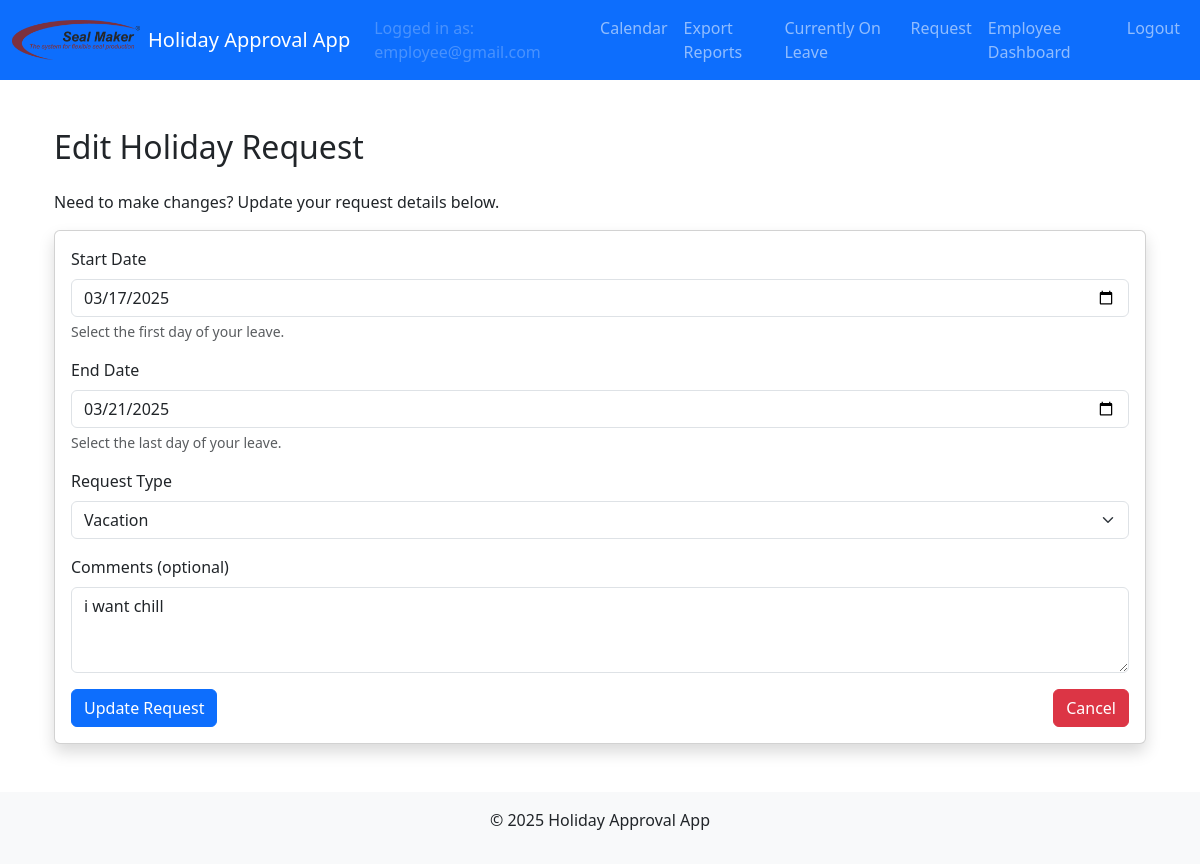
Screenshot of /holiday_request/edit/32 (signed in) with the database file from the repository.
### models.py (models this page shows, shortened)
class User(UserMixin, db.Model):
    id = db.Column(db.Integer, primary_key=True)
    email = db.Column(db.String(120), unique=True, nullable=False)
    name = db.Column(db.String(120), nullable=True)           # Full name field
    cost_center = db.Column(db.String(50), nullable=True)       # Cost center field
    password_hash = db.Column(db.String(128), nullable=False)
    role = db.Column(db.String(20), nullable=False)             # Roles: employee, supervisor, manager, admin, hr, sub-admin
    time_off_balance = db.Column(db.Float, nullable=False, default=20.0, server_default="20.0")
    active = db.Column(db.Boolean, nullable=False, default=True, server_default="1")
    department = db.Column(db.String(100), nullable=True)       # Department field
    force_password_reset = db.Column(db.Boolean, nullable=False, default=False, server_default="0")

class HolidayRequest(db.Model):
    id = db.Column(db.Integer, primary_key=True)
    user_id = db.Column(db.Integer, db.ForeignKey('user.id'), nullable=False)
    start_date = db.Column(db.Date, nullable=False)
    end_date = db.Column(db.Date, nullable=False)
    request_type = db.Column(db.String(50), nullable=False)  # e.g., 'vacation', 'time compensation'
    status = db.Column(db.String(20), nullable=False, default='pending')
    comment = db.Column(db.String(200))
    user = db.relationship('User', backref=db.backref('holiday_requests', lazy=True))
    approvals = db.relationship('Approval', backref='holiday_request', lazy=True)

### main/routes.py (the view, shortened to what this page needs)
@main_bp.route('/holiday_request/edit/<int:request_id>', methods=['GET', 'POST'])
@login_required
def edit_holiday_request(request_id):
    holiday_request = HolidayRequest.query.get_or_404(request_id)
    if current_user.role != 'employee' or holiday_request.user_id != current_user.id:
        flash(_("You are not authorized to edit this request."), "danger")
        return redirect(url_for('main.holiday_requests'))
    if holiday_request.status != 'pending':
        flash(_("Only pending requests can be edited."), "warning")
        return redirect(url_for('main.holiday_requests'))
    return render_template('edit_holiday_request.html', holiday_request=holiday_request)

### app.py (called while the page is built, shortened)
def create_app():
    app = Flask(__name__)
    app.config.from_object(Config)
    db.init_app(app)
    migrate.init_app(app, db)
    login_manager.init_app(app)
    bcrypt.init_app(app)
    mail.init_app(app)
    babel = Babel(app)
    babel.locale_selector_func = lambda: request.accept_languages.best_match(app.config['LANGUAGES'])
    @app.context_processor
    def inject_locale():
        return dict(get_locale=babel.locale_selector_func)
    login_manager.login_view = 'auth.login'
    @login_manager.user_loader
    def load_user(user_id):
        return User.query.get(int(user_id))

### templates/edit_holiday_request.html (shortened to what this page needs)
{% extends "layout.html" %}
{% block content %}
<div class="container py-4">
  <h2 class="mb-4">{{ _("Edit Holiday Request") }}</h2>
  <p>{{ _("Need to make changes? Update your request details below.") }}</p>
  <div class="card shadow">
    <div class="card-body">
      <form method="POST" action="{{ url_for('main.edit_holiday_request', request_id=holiday_request.id) }}" novalidate>
        <div class="mb-3">
          <label for="start_date" class="form-label">{{ _("Start Date") }}</label>
          <input
            type="date"
            class="form-control"
            id="start_date"
            name="start_date"
            value="{{ holiday_request.start_date.strftime('%Y-%m-%d') }}"
            required
          >
          <div class="form-text">{{ _("Select the first day of your leave.") }}</div>
        </div>
        <div class="mb-3">
          <label for="end_date" class="form-label">{{ _("End Date") }}</label>
          <input
            type="date"
            class="form-control"
            id="end_date"
            name="end_date"
            value="{{ holiday_request.end_date.strftime('%Y-%m-%d') }}"
            required
          >
          <div class="form-text">{{ _("Select the last day of your leave.") }}</div>
        </div>
        <div class="mb-3">
          <label for="request_type" class="form-label">{{ _("Request Type") }}</label>
          <select
            class="form-select"
            id="request_type"
            name="request_type"
            required
          >
            <option value="vacation" {% if holiday_request.request_type == 'vacation' %}selected{% endif %}>{{ _("Vacation") }}</option>
          </select>
        </div>
        <div class="mb-3">
          <label for="comment" class="form-label">{{ _("Comments (optional)") }}</label>
          <textarea
            class="form-control"
            id="comment"
            name="comment"
            rows="3"
            placeholder="{{ _('Any specific details or reasons for the request?') }}"
          >{{ holiday_request.comment or '' }}</textarea>
        </div>
        <div class="d-flex justify-content-between">
          <button type="submit" class="btn btn-primary">{{ _("Update Request") }}</button>
          <a href="{{ url_for('main.holiday_requests') }}" class="btn btn-danger">{{ _("Cancel") }}</a>
        </div>
      </form>
    </div>
  </div>
</div>
{% endblock %}

### templates/layout.html (shortened to what this page needs)
<!doctype html>
<html lang="{{ get_locale() }}">
  <head>
    <link
      href="https://cdn.jsdelivr.net/npm/bootstrap@5.3.0/dist/css/bootstrap.min.css"
      rel="stylesheet"
    >
    <link rel="stylesheet" href="{{ url_for('static', filename='css/styles.css') }}">
  </head>
  <body>
    <nav class="navbar navbar-expand-lg navbar-dark bg-primary">
      <div class="container-fluid">
        <a class="navbar-brand d-flex align-items-center" href="{{ url_for('main.calendar') }}">
          <img
            src="{{ url_for('static', filename='img/logo.png') }}"
            alt="{{ _('Company Logo') }}"
            height="40"
            class="me-2"
          >
          <span>{{ _("Holiday Approval App") }}</span>
        </a>
        <div class="collapse navbar-collapse" id="navbarSupportedContent">
          <ul class="navbar-nav ms-auto">
            {% if current_user.is_authenticated %}
              <li class="nav-item">
                <span class="nav-link disabled">
                  {{ _("Logged in as:") }} {{ current_user.email }}
                </span>
              </li>
              <li class="nav-item">
                <a class="nav-link" href="{{ url_for('main.calendar') }}">{{ _("Calendar") }}</a>
              </li>
              <li class="nav-item">
                <a class="nav-link" href="{{ url_for('main.export_reports') }}">{{ _("Export Reports") }}</a>
              </li>
              <li class="nav-item">
                <a class="nav-link" href="{{ url_for('main.currently_on_leave') }}">{{ _("Currently On Leave") }}</a>
              </li>
              {% if current_user.role == 'employee' %}
                <li class="nav-item">
                  <a class="nav-link" href="{{ url_for('main.new_holiday_request') }}">{{ _("Request") }}</a>
                </li>
                <li class="nav-item">
                  <a class="nav-link" href="{{ url_for('main.employee_dashboard') }}">{{ _("Employee Dashboard") }}</a>
                </li>
              {% elif current_user.role == 'supervisor' %}
                <li class="nav-item">
                  <a class="nav-link" href="{{ url_for('main.supervisor_dashboard') }}">{{ _("Supervisor Dashboard") }}</a>
                </li>
              {% elif current_user.role == 'manager' %}
                <li class="nav-item">
                  <a class="nav-link" href="{{ url_for('main.manager_dashboard') }}">{{ _("Manager Dashboard") }}</a>
                </li>
              {% elif current_user.role == 'admin' %}
                <li class="nav-item">
                  <a class="nav-link" href="{{ url_for('admin.dashboard') }}">{{ _("Admin Dashboard") }}</a>
                </li>
              {% elif current_user.role == 'hr' %}
                <li class="nav-item">
                  <a class="nav-link" href="{{ url_for('hr.dashboard') }}">{{ _("HR Dashboard") }}</a>
                </li>
              {% elif current_user.role == 'management' %}
                <li class="nav-item">
                  <a class="nav-link" href="{{ url_for('main.management_dashboard') }}">{{ _("Management Dashboard") }}</a>
                </li>
              {% endif %}
              <li class="nav-item">
                <a class="nav-link" href="{{ url_for('auth.logout') }}">{{ _("Logout") }}</a>
              </li>
            {% else %}
              <li class="nav-item">
                <a class="nav-link" href="{{ url_for('auth.login') }}">{{ _("Login") }}</a>
              </li>
            {% endif %}
          </ul>
        </div>
      </div>
    </nav>
    <div class="container my-4">
      {% block content %}{% endblock %}
    </div>
    <footer class="bg-light text-center p-3">
      <div class="container">
        <p>&copy; 2025 {{ _("Holiday Approval App") }}</p>
      </div>
    </footer>
  </body>
</html>

### static/css/styles.css (style rules this page uses)
:root { --bs-primary: #800020; }

### rows the page displays
User: email "employee@gmail.com"
HolidayRequest: start_date "03/17/2025", end_date "03/21/2025", request_type "Vacation", comment "i want chill"
